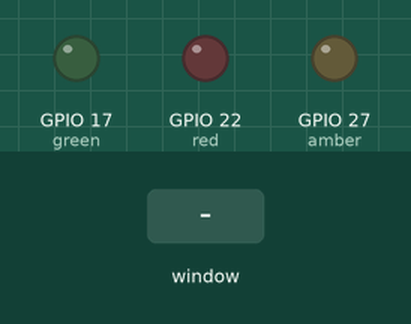
The program below on a simulated Raspberry Pi (BCM pin numbers). Shown: output pins drawn as LEDs (lit = HIGH). Inputs (shaded band) come from the test bench. The desktop window is not drawn, its controls go by their first labels and the mouse button is held 0.15 s.

Above: at 1.2 s.
1.3 s: control labelled "blink" in the window clicked
At 4.1 s:
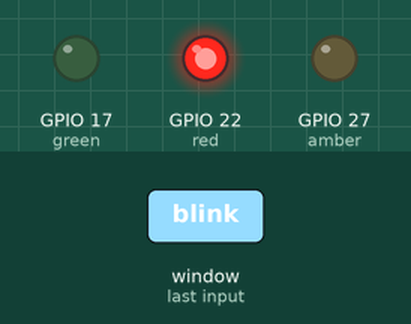
4.3 s: control labelled "on" in the window clicked
At 5.2 s:
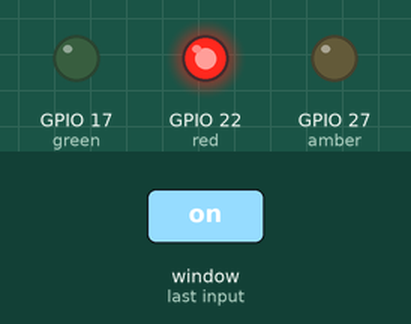
5.8 s: control labelled "off" in the window clicked
At 6.2 s:
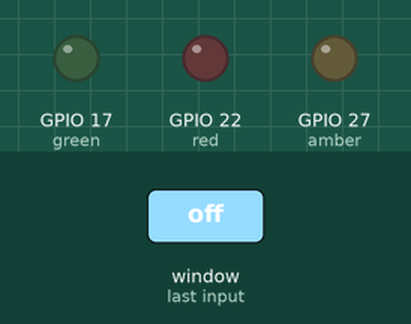
Timing chart, 0 to 8.8 s (numbered marks = the images above; inputs shaded):
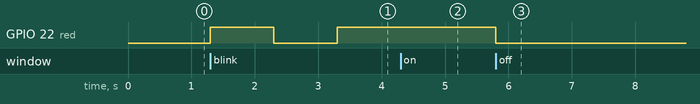

Measured:
- after the input at 1.3 s, GPIO 22 (red): LOW → HIGH at once, → LOW 1.0 s later, → HIGH 1.0 s later
- after the input at 4.3 s, GPIO 22 (red): stays HIGH (without the input it goes to LOW after 0.00 s)
- after the input at 5.8 s, GPIO 22 (red): HIGH → LOW at once

The program:

traffic_lights.py
```python
from guizero import App, Text, PushButton
from gpiozero import TrafficLights

lights = TrafficLights(22, 27, 17)

app = App("Traffic Lights controller", layout="grid")

Text(app, "Red", grid=[0, 0])
PushButton(app, command=lights.red.on, text="on", grid=[0, 1])
PushButton(app, command=lights.red.off, text="off", grid=[0, 2])
PushButton(app, command=lights.red.blink, text="blink", grid=[0, 3])

Text(app, "Amber", grid=[1, 0])
PushButton(app, command=lights.red.on, text="on", grid=[1, 1])
PushButton(app, command=lights.red.off, text="off", grid=[1, 2])
PushButton(app, command=lights.red.blink, text="blink", grid=[1, 3])

Text(app, "Green", grid=[2, 0])
PushButton(app, command=lights.red.on, text="on", grid=[2, 1])
PushButton(app, command=lights.red.off, text="off", grid=[2, 2])
PushButton(app, command=lights.red.blink, text="blink", grid=[2, 3])

Text(app, "All", grid=[3, 0])
PushButton(app, command=lights.red.on, text="on", grid=[3, 1])
PushButton(app, command=lights.red.off, text="off", grid=[3, 2])
PushButton(app, command=lights.red.blink, text="blink", grid=[3, 3])

app.display()
```
